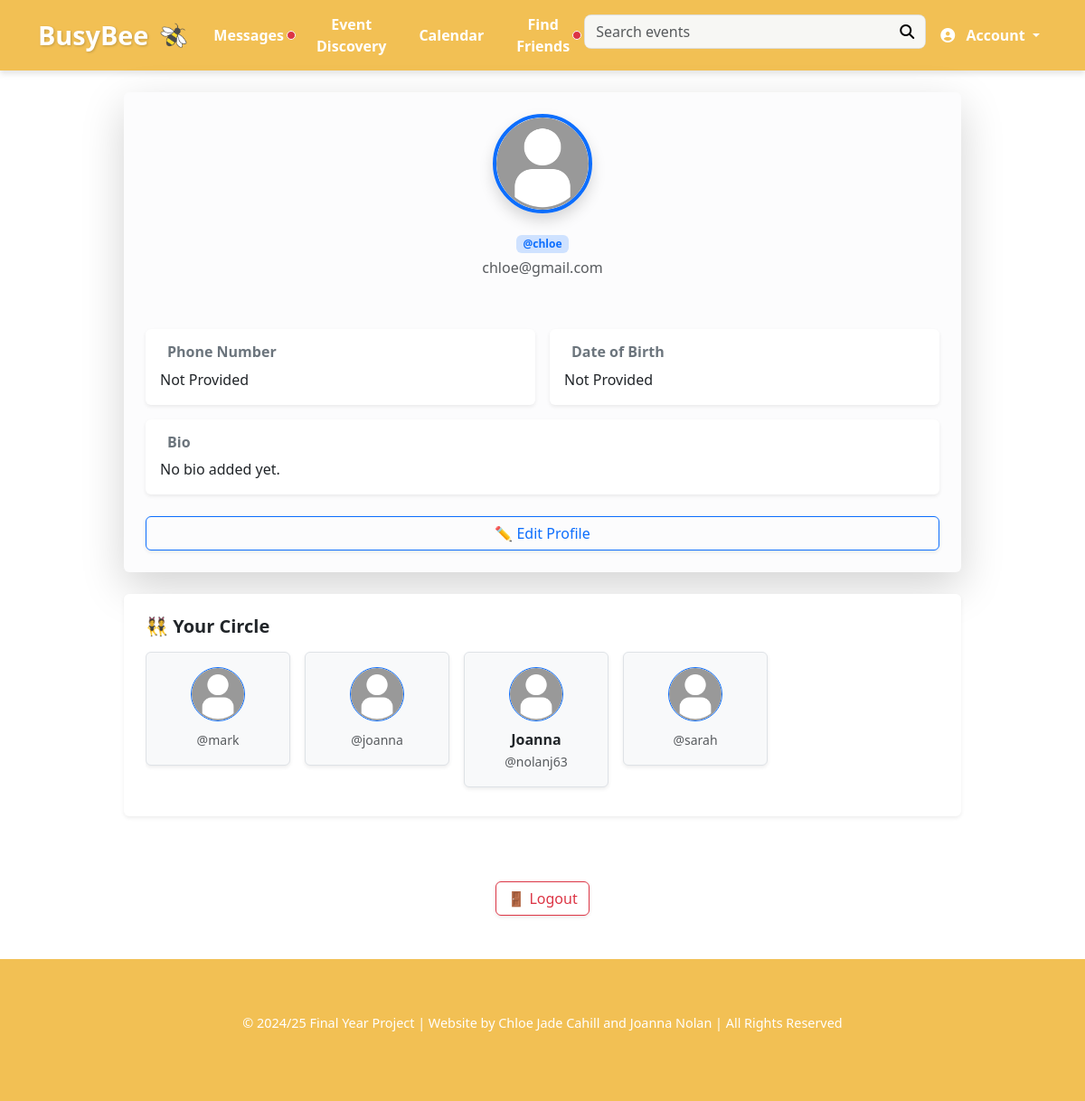
/account/ (signed in), run on the app's committed database.
### busybee/models.py (models this page shows, shortened)
class User(AbstractUser):
    email = models.EmailField(unique=True)  # ensure email is unique
    phone_number = models.CharField(max_length=15, blank=True, null=True)
    date_of_birth = models.DateField(blank=True, null=True)
    profile_picture = models.ImageField(upload_to='profile_pics/', blank=True, null=True)
    bio = models.TextField(blank=True, null=True)
    is_work_user = models.BooleanField(default=False, verbose_name="Using for Work")  # true if using the app for work
    friends = models.ManyToManyField("self", blank=True, symmetrical=False, related_name='friend_set')
    company_name = models.CharField(max_length=255, blank=True, null=True)
    industry = models.CharField(max_length=255, blank=True, null=True)
    event_focus = models.CharField(max_length=255, blank=True, null=True)
    is_discoverable = models.BooleanField(default=True)
    work_description = models.TextField(blank=True, null=True)
    is_work_user = models.BooleanField(default=False)
    followers = models.ManyToManyField('self', symmetrical=False, related_name='following', blank=True)

### busybee/views.py (the view)
# urls.py: path('account/', views.account, name="account"),
@login_required
def account(request):
    user = request.user
    context = {
        'profile_completion': calculate_profile_completion(user),
    }
    if user.is_work_user:
        follower_count = User.objects.filter(following=user).count()
        hosted_events = WorkEvent.objects.filter(planner=user)
        total_events = hosted_events.count()
        event_ids = [f'work-{event.id}' for event in hosted_events]
        interests = EventInterest.objects.filter(event_id__in=event_ids)
        going_count = interests.filter(status='going').count()
        interested_count = interests.filter(status='interested').count()
        context.update({
            'follower_count': follower_count,
            'hosted_events': hosted_events,
            'going_count': going_count,
            'interested_count': interested_count,
        })
    else:
        context.update({
            'friends_list': user.friends.all(),
            'attending_events': user.attending_events.all(),
            'work_users_followed_count': user.following.filter(is_work_user=True).count() if hasattr(user, "following") else 0
        })
    if not request.user.is_work_user:
        context['profile_completion'] = calculate_profile_completion(request.user)
    return render(request, 'account.html', context)

### busybee/context_processors.py (called while the page is built)
def pending_requests_count(request):
    if request.user.is_authenticated:
        count = FriendRequest.objects.filter(to_user=request.user).count()
        return {'pending_requests_count': count}
    return {'pending_requests_count': 0}

def pending_messages_count(request):
    if request.user.is_authenticated:
        count = Message.objects.filter(receiver=request.user, is_read=False).count()
        return {'pending_messages_count': count}
    return {}

### busybee/views.py (called while the page is built)
def calculate_profile_completion(user):
    fields = [
        user.first_name,
        user.last_name,
        user.email,
        user.bio,
        user.phone_number,
        user.date_of_birth,
        user.profile_picture,
    ]
    filled_fields = sum(1 for field in fields if field)
    return round((filled_fields / len(fields)) * 100)

### busybee/templates/account.html (shortened to what this page needs)
{% extends 'base.html' %}
{% load static %}
{% block content %}
<div class="container py-4">
  <div class="row justify-content-center">
    <div class="col-md-10">
        {% if not user.is_work_user %}
      <div class="card p-4 shadow-lg border-0 bg-light-subtle mb-4 text-center">
        <div class="d-flex flex-column align-items-center">
          {% if user.profile_picture %}
            <img src="{{ user.profile_picture.url }}" class="rounded-circle border border-4 border-primary shadow mb-3" style="width: 110px; height: 110px; object-fit: cover;" alt="Profile">
          {% else %}
            <img src="{% static 'images/Default_Profile_Pic.jpg' %}" class="rounded-circle border border-4 border-primary shadow mb-3" style="width: 110px; height: 110px; object-fit: cover;" alt="Default">
          {% endif %}
          <span class="badge bg-primary-subtle text-primary">@{{ user.username }}</span>
          <p class="text-muted mt-1"> {{ user.email }}</p>
        </div>
        <div class="row mt-4 g-3">
          <div class="col-md-6">
            <div class="bg-white rounded p-3 shadow-sm h-100 text-start">
              <h6 class="fw-semibold text-secondary">Phone Number</h6>
              <p class="mb-0">{{ user.phone_number|default:"Not Provided" }}</p>
            </div>
          </div>
          <div class="col-md-6">
            <div class="bg-white rounded p-3 shadow-sm h-100 text-start">
              <h6 class="fw-semibold text-secondary">Date of Birth</h6>
              <p class="mb-0">{{ user.date_of_birth|date:"M d, Y"|default:"Not Provided" }}</p>
            </div>
          </div>
          <div class="col-12">
            <div class="bg-white rounded p-3 shadow-sm text-start">
              <h6 class="fw-semibold text-secondary">Bio</h6>
              <p class="mb-0">{{ user.bio|default:"No bio added yet." }}</p>
            </div>
          </div>
        </div>
        <div class="mt-4">
          <a href="{% url 'edit_profile' %}" class="btn btn-outline-primary w-100 shadow-sm">✏️ Edit Profile</a>
        </div>
      </div>
      {% if friends_list %}
      <div class="card p-4 shadow-sm border-0 bg-white mb-4">
        <h5 class="fw-semibold mb-3 text-start">👯 Your Circle</h5>
        <div class="d-flex overflow-auto gap-3 pb-2" style="scroll-snap-type: x mandatory;">
          {% for friend in friends_list %}
            <a href="{% url 'chat_with_user' friend.id %}" class="text-decoration-none flex-shrink-0" style="scroll-snap-align: start;">
              <div class="p-3 bg-light border rounded shadow-sm text-center" style="width: 160px;">
                {% if friend.profile_picture %}
                  <img src="{{ friend.profile_picture.url }}" class="rounded-circle mb-2 border border-primary" style="width: 60px; height: 60px; object-fit: cover;" alt="{{ friend.username }}">
                {% else %}
                  <img src="{% static 'images/Default_Profile_Pic.jpg' %}" class="rounded-circle mb-2 border border-primary" style="width: 60px; height: 60px; object-fit: cover;" alt="Default">
                {% endif %}
                <strong class="d-block text-dark">{{ friend.first_name }}</strong>
                <small class="text-muted">@{{ friend.username }}</small>
              </div>
            </a>
          {% endfor %}
        </div>
      </div>
      {% endif %}
      </div>
      </div>
      </div>
      <div class="text-center mt-4 mb-5">
        <a href="{% url 'logout' %}" class="btn btn-outline-danger shadow-sm">🚪 Logout</a>
      </div>
      {% endif %}
{% endblock %}

### busybee/templates/base.html (shortened to what this page needs)
<!DOCTYPE html>
<html lang="en">
<head>
  {% load static %}
  <link rel="stylesheet" href="{% static 'css/style.css' %}">
  <link href="https://cdn.jsdelivr.net/npm/bootstrap@5.3.3/dist/css/bootstrap.min.css" rel="stylesheet">
  <link href="https://cdn.jsdelivr.net/npm/fullcalendar@5.11.0/main.min.css" rel="stylesheet">
  <link href="https://cdnjs.cloudflare.com/ajax/libs/font-awesome/6.4.2/css/all.min.css" rel="stylesheet">
</head>
<body>
<nav class="navbar navbar-expand-lg navbar-dark bg-dark" id="nav-bar">
  <div class="container-fluid">
    <a class="navbar-brand d-flex align-items-center" href="{% url 'index' %}">
      <div class="logo">BusyBee <img src="{% static 'images/bee.png' %}" alt="Bee Icon" class="bee-icon"></div>
    </a>
    <div class="collapse navbar-collapse" id="mainNavbar">
      {% if user.is_authenticated %}
        <ul class="navbar-nav me-auto mb-2 mb-lg-0 text-center w-100">
          {% if user.is_work_user %}
            <li class="nav-item"><a class="nav-link" href="{% url 'work_dashboard' %}">Home</a></li>
            <li class="nav-item"><a class="nav-link" href="{% url 'work_user_statistics' %}">Statistics</a></li>
            <li class="nav-item"><a class="nav-link" href="{% url 'create_work_event' %}">Create Work Event</a></li>
            <li class="nav-item"><a class="nav-link" href="{% url 'event_discovery' %}">Event Discovery</a></li>
            <li class="nav-item"><a class="nav-link" href="{% url 'calendar' %}">Calendar</a></li>
          {% else %}
            <li class="nav-item">
              <a href="{% url 'inbox' %}" class="nav-link position-relative"> Messages
                {% if pending_messages_count > 0 %}
                  <span class="position-absolute top-50 start-100 translate-middle p-1 bg-danger border border-light rounded-circle">
                  </span>
                {% endif %}
              </a>
            </li>
            <li class="nav-item"><a class="nav-link" href="{% url 'event_discovery' %}">Event Discovery</a></li>
            <li class="nav-item"><a class="nav-link" href="{% url 'calendar' %}">Calendar</a></li>
            <li class="nav-item position-relative">
              <a href="{% url 'find_friends' %}" class="nav-link position-relative">
                Find Friends
                {% if pending_requests_count > 0 %}
                  <span class="position-absolute top-50 start-100 translate-middle p-1 bg-danger border border-light rounded-circle">
                  </span>
                {% endif %}
              </a>
            </li>
          {% endif %}
        </ul>
        <form method="get" action="{% url 'search_results' %}" class="d-flex flex-wrap gap-2 justify-content-center w-100 mb-2 px-2">
          <div class="input-group" style="max-width: 600px;">
            <input type="text" name="query" class="form-control" placeholder="Search events" required>
            <button type="submit" class="btn btn-primary"><i class="fa fa-search"></i></button>
          </div>
        </form>
      {% endif %}
      <ul class="navbar-nav ms-auto text-center">
        <li class="nav-item dropdown">
          <a class="nav-link dropdown-toggle" href="#" id="accountDropdown" role="button" data-bs-toggle="dropdown" aria-expanded="false">
            <i class="fas fa-user-circle me-2"></i> Account
          </a>
        </li>
      </ul>
    </div>
  </div>
</nav>
{% block content %}
{% endblock %}
<section id="footer">
  <footer>
    <div class="container">
      <div class="footer-text">
        <p>
          &copy; 2024/25 Final Year Project | Website by Chloe Jade Cahill and Joanna Nolan | All Rights Reserved
        </p>
      </div>
    </div>
  </footer>
</section>
</body>
</html>

### busybee/static/css/style.css (style rules this page uses)
:root { margin: 0px; font-family: 'Open Sans', sans-serif; box-sizing: border-box; }
:root { --main-color: #f2c054; --hover-color: #e9b035; --dark-text: #342d1e; --faded-text: #797971; --light-bg: #f7f7f4; }
* { scroll-behavior: smooth; padding: 0; }
html, body { max-width: 100%; margin: 0; overflow-x: hidden; }
a { text-decoration: none !important; }
ul { list-style-type: none; }
p { line-height: 1.5; }
section { background: var(--light-bg); }
#nav-bar { background: var(--main-color) !important; padding: 10px 30px; display: flex; align-items: center; justify-content: space-between; box-shadow: 0 4px 6px rgba(0, 0, 0, 0.1); }
.navbar-brand .logo { display: flex; align-items: center; font-size: 1.8rem; font-weight: bold; color: white; text-shadow: 1px 1px 3px rgba(0, 0, 0, 0.2); }
.navbar-brand .logo img.bee-icon { margin-left: 8px; width: 40px; height: auto; }
.navbar-nav { display: flex; gap: 20px; align-items: center; }
.navbar-nav .nav-item { list-style: none; }
.navbar-nav .nav-link { color: #fff !important; font-weight: bold; text-decoration: none; padding: 5px 15px; transition: color 0.3s ease; }
.input-group { background: var(--light-bg) !important; border-radius: 8px !important; border: 1px solid rgba(0,0,0,0.1) !important; }
.form-control { background: var(--light-bg) !important; color: black !important; border: none !important; }
.btn-primary { background: var(--light-bg) !important; border: none !important; color: black !important; transition: all 400ms; }
.btn-primary { background-color: #476bce; border: none; color: black; }
.card { box-shadow: 0 4px 8px rgba(0, 0, 0, 0.1); border-radius: 8px; overflow: hidden; }
.card img { height: 200px; object-fit: cover; }
section { background-color: #fff; }
footer { background: var(--main-color); color: #fff; text-align: center; font-size: 0.9rem; width: 100%; padding: 60px 0; }

### data on the page
User: username "chloe", email "chloe@gmail.com", phone_number "Not Provided", date_of_birth "Not Provided", bio "No bio added yet."
User: username "mark"
User: username "joanna"
User: first_name "Joanna", username "nolanj63"
User: username "sarah"
